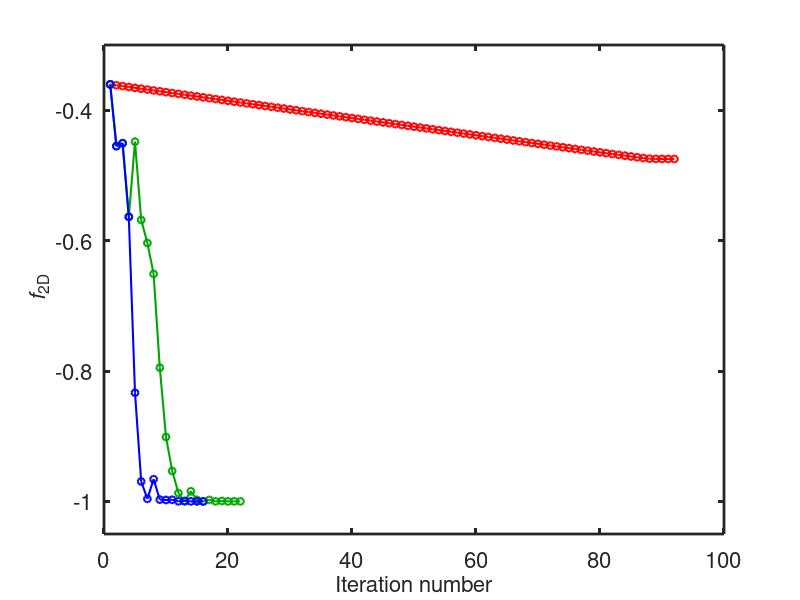
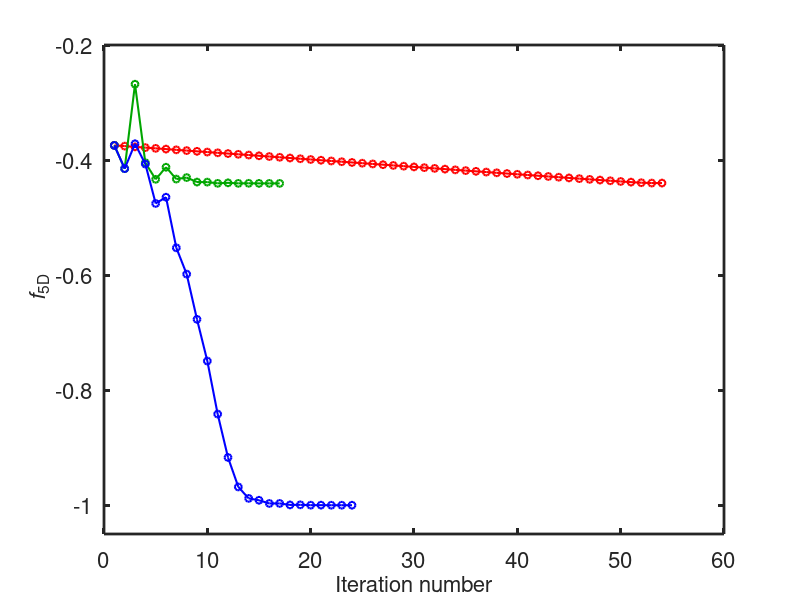

The MATLAB script that drew these images, in order:
clear all
close all

load obj_hist_2d_CG.txt -ascii
load obj_hist_2d_MMA.txt -ascii
load obj_hist_2d_MMAPC.txt -ascii

load obj_hist_5d_CG.txt -ascii
load obj_hist_5d_MMA.txt -ascii
load obj_hist_5d_MMAPC.txt -ascii

figure(1)
set(gcf,'position',[510 180 700 400]);
plot(obj_hist_2d_CG,'-o','MarkerSize',5,'linewidth',1.5,'color',[1 0 0]);hold on;
plot(obj_hist_2d_MMA,'-o','MarkerSize',5,'linewidth',1.5,'color',[0 0.65 0]);hold on;
plot(obj_hist_2d_MMAPC,'-o','MarkerSize',5,'linewidth',1.5,'color',[0 0 1]);hold on;
set(gca,'fontsize',16,'linewidth',2.0);
xlabel('Iteration number','fontsize',16)
ylabel('{\it f}_{2D}','fontsize',16);
ylim([-1.05 -0.3])

figure(2)
set(gcf,'position',[510 180 700 400]);
plot(obj_hist_5d_CG,'-o','MarkerSize',5,'linewidth',1.5,'color',[1 0 0]);hold on;
plot(obj_hist_5d_MMA,'-o','MarkerSize',5,'linewidth',1.5,'color',[0 0.65 0]);hold on;
plot(obj_hist_5d_MMAPC,'-o','MarkerSize',5,'linewidth',1.5,'color',[0 0 1]);hold on;
set(gca,'fontsize',16,'linewidth',2.0);
xlabel('Iteration number','fontsize',16)
ylabel('{\it f}_{5D}','fontsize',16);
ylim([-1.05 -0.2])